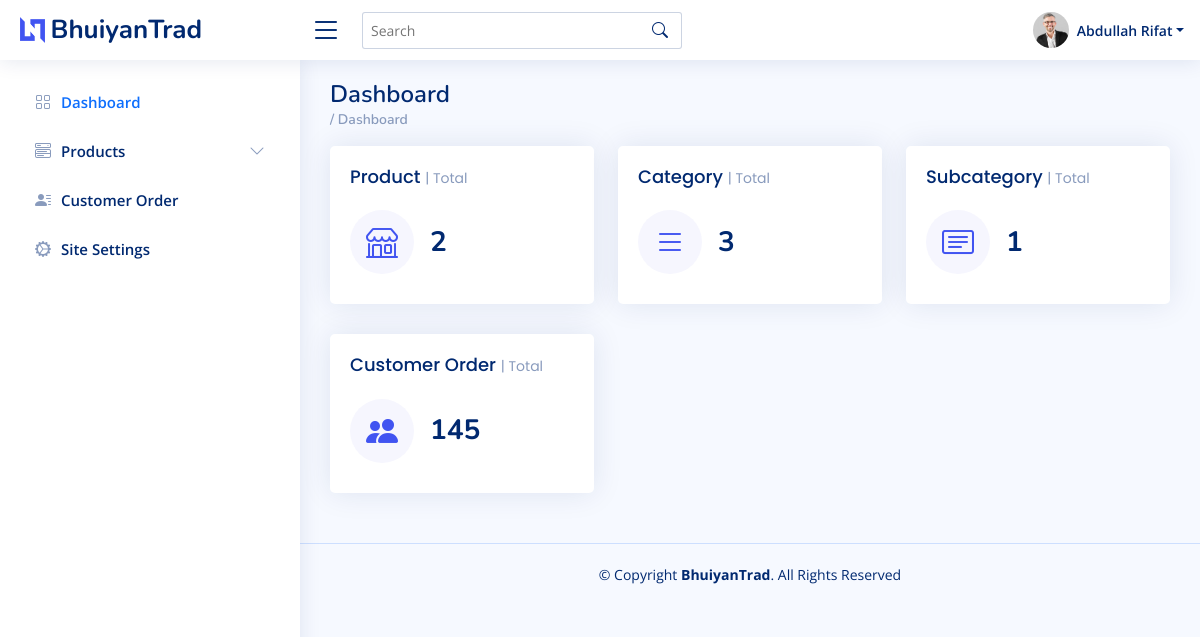
The app's page /user/ (signed in) with its own data.
### backend/models.py (models this page shows, shortened)
class User(AbstractUser):
    @property
    def is_admin(self):
        if hasattr(self, 'admin'):
            return True
        return False

class Admin(models.Model):
    user = models.OneToOneField(User, on_delete=models.CASCADE)
    name = models.CharField(max_length=120, blank=True)
    address = models.CharField(max_length=220, blank=True)
    phone = models.CharField(max_length=11, blank=True)
    image = models.ImageField(upload_to=user_path, blank=True);
    created_date = models.DateField(auto_now_add=True)

### backend/views.py (the view)
# urls.py: path('', views.Dashboard, name="dashboard"),
@login_required
def Dashboard(request):
    category = Category.objects.all().count()
    subcategory = Subcategory.objects.all().count()
    product = Product.objects.all().count()
    context = {
        'category' : category,
        'subcategory': subcategory,
        'product' : product
    }
    return render(request, 'admin/dashboard.html', context)

### backend/templates/admin/dashboard.html (shortened to what this page needs)
{% extends '../asset/base.html' %} {% load static %} {% block content %}
<main id="main" class="main">
    <div class="pagetitle">
        <h1>Dashboard</h1>
        <nav>
            <ol class="breadcrumb">
                <li class="breadcrumb-item"><a href="{% url 'backend:dashboard' %}">/ Dashboard</a></li>
            </ol>
        </nav>
    </div>
    <section class="section dashboard">
        <div class="row">
            <div class="col-lg-12">
                <div class="row">
                    <div class="col-xxl-3 col-md-4">
                        <div class="card info-card sales-card">
                            <div class="card-body">
                                <h5 class="card-title">Product <span>| Total</span></h5>
                                <div class="d-flex align-items-center">
                                    <div class="card-icon rounded-circle d-flex align-items-center justify-content-center">
                                        <i class="bi bi-shop"></i>
                                    </div>
                                    <div class="ps-3">
                                        <h6>{{product}}</h6>
                                    </div>
                                </div>
                            </div>
                        </div>
                    </div>
                    <div class="col-xxl-3 col-md-4">
                        <div class="card info-card sales-card">
                            <div class="card-body">
                                <h5 class="card-title">Category <span>| Total</span></h5>
                                <div class="d-flex align-items-center">
                                    <div class="card-icon rounded-circle d-flex align-items-center justify-content-center">
                                        <i class="bi bi-list"></i>
                                    </div>
                                    <div class="ps-3">
                                        <h6>{{category}}</h6>
                                    </div>
                                </div>
                            </div>
                        </div>
                    </div>
                    <div class="col-xxl-3 col-md-4">
                        <div class="card info-card sales-card">
                            <div class="card-body">
                                <h5 class="card-title">Subcategory <span>| Total</span></h5>
                                <div class="d-flex align-items-center">
                                    <div class="card-icon rounded-circle d-flex align-items-center justify-content-center">
                                        <i class="bi bi-card-text"></i>
                                    </div>
                                    <div class="ps-3">
                                        <h6>{{subcategory}}</h6>
                                    </div>
                                </div>
                            </div>
                        </div>
                    </div>
                    <div class="col-xxl-3 col-md-4">
                        <div class="card info-card sales-card">
                            <div class="card-body">
                                <h5 class="card-title">Customer Order <span>| Total</span></h5>
                                <div class="d-flex align-items-center">
                                    <div class="card-icon rounded-circle d-flex align-items-center justify-content-center">
                                        <i class="bi bi-people-fill"></i>
                                    </div>
                                    <div class="ps-3">
                                        <h6>145</h6>
                                    </div>
                                </div>
                            </div>
                        </div>
                    </div>
                </div>
            </div>
        </div>
    </section>
</main>
{% endblock %}

### backend/templates/asset/header.html (shortened to what this page needs)
 {% load static %}
<header id="header" class="header fixed-top d-flex align-items-center">
    <div class="d-flex align-items-center justify-content-between">
        <a href="{% url 'backend:dashboard' %}" class="logo d-flex align-items-center">
            <img src="{% static 'assets/img/logo.png' %}" alt="">
            <span class="d-none d-lg-block">BhuiyanTrad</span>
        </a>
        <i class="bi bi-list toggle-sidebar-btn"></i>
    </div>
    <div class="search-bar">
        <form class="search-form d-flex align-items-center" method="POST" action="#">
            <input type="text" name="query" placeholder="Search" title="Enter search keyword">
            <button type="submit" title="Search"><i class="bi bi-search"></i></button>
        </form>
    </div>
    <nav class="header-nav ms-auto">
        <ul class="d-flex align-items-center">
            <li class="nav-item dropdown pe-3">
                <a class="nav-link nav-profile d-flex align-items-center pe-0" href="#" data-bs-toggle="dropdown">
                    {% if request.user.admin.image %}
                    <img src="{{request.user.admin.image.url}}" alt="Profile" class="rounded-circle">
                    {% endif %}
                    <span class="d-none d-md-block dropdown-toggle ps-2">{{request.user.admin.name}}</span>
                </a>
            </li>
        </ul>
    </nav>
</header>

### static/backend/assets/css/style.css (style rules this page uses)
:root { scroll-behavior: smooth; }
body { font-family: "Open Sans", sans-serif; background: #f6f9ff; color: #444444; }
a { color: #4154f1; text-decoration: none; }
h1, h2, h3, h4, h5, h6 { font-family: "Nunito", sans-serif; }
#main { margin-top: 60px; padding: 20px 30px; transition: all 0.3s; }
.pagetitle { margin-bottom: 10px; }
.pagetitle h1 { font-size: 24px; margin-bottom: 0; font-weight: 600; color: #012970; }
.card { margin-bottom: 30px; border: none; border-radius: 5px; box-shadow: 0px 0 30px rgba(1, 41, 112, 0.1); }
.card-title { padding: 20px 0 15px 0; font-size: 18px; font-weight: 500; color: #012970; font-family: "Poppins", sans-serif; }
.card-title span { color: #899bbd; font-size: 14px; font-weight: 400; }
.card-body { padding: 0 20px 20px 20px; }
.breadcrumb { font-size: 14px; font-family: "Nunito", sans-serif; color: #899bbd; font-weight: 600; }
.breadcrumb a { color: #899bbd; transition: 0.3s; }
.breadcrumb .breadcrumb-item::before { color: #899bbd; }
.logo { line-height: 1; }
@media (min-width: 1200px) { .logo { width: 280px; } }
.logo img { max-height: 26px; margin-right: 6px; }
.logo span { font-size: 26px; font-weight: 700; color: #012970; font-family: "Nunito", sans-serif; }
.header { transition: all 0.5s; z-index: 997; height: 60px; box-shadow: 0px 2px 20px rgba(1, 41, 112, 0.1); background-color: #fff; padding-left: 20px; }
.header .toggle-sidebar-btn { font-size: 32px; padding-left: 10px; cursor: pointer; color: #012970; }
.header .search-bar { min-width: 360px; padding: 0 20px; }
.header .search-form { width: 100%; }
.header .search-form input { border: 0; font-size: 14px; color: #012970; border: 1px solid rgba(1, 41, 112, 0.2); padding: 7px 38px 7px 8px; border-radius: 3px; transition: 0.3s; width: 100%; }
.header .search-form button { border: 0; padding: 0; margin-left: -30px; background: none; }
.header .search-form button i { color: #012970; }
.header-nav ul { list-style: none; }
.header-nav>ul { margin: 0; padding: 0; }
.header-nav .nav-profile { color: #012970; }
.header-nav .nav-profile img { max-height: 36px; }
.header-nav .nav-profile span { font-size: 14px; font-weight: 600; }
@media (min-width: 1200px) { #main, #footer { margin-left: 300px; } }
.dashboard .info-card { padding-bottom: 10px; }
.dashboard .info-card h6 { font-size: 28px; color: #012970; font-weight: 700; margin: 0; padding: 0; }
.dashboard .card-icon { font-size: 32px; line-height: 0; width: 64px; height: 64px; flex-shrink: 0; flex-grow: 0; }
.dashboard .sales-card .card-icon { color: #4154f1; background: #f6f6fe; }

### records on screen
User: user.admin.image (picture), user.admin.name "Abdullah Rifat"

### other values on screen
{{ product }} "2"
{{ category }} "3"
{{ subcategory }} "1"
